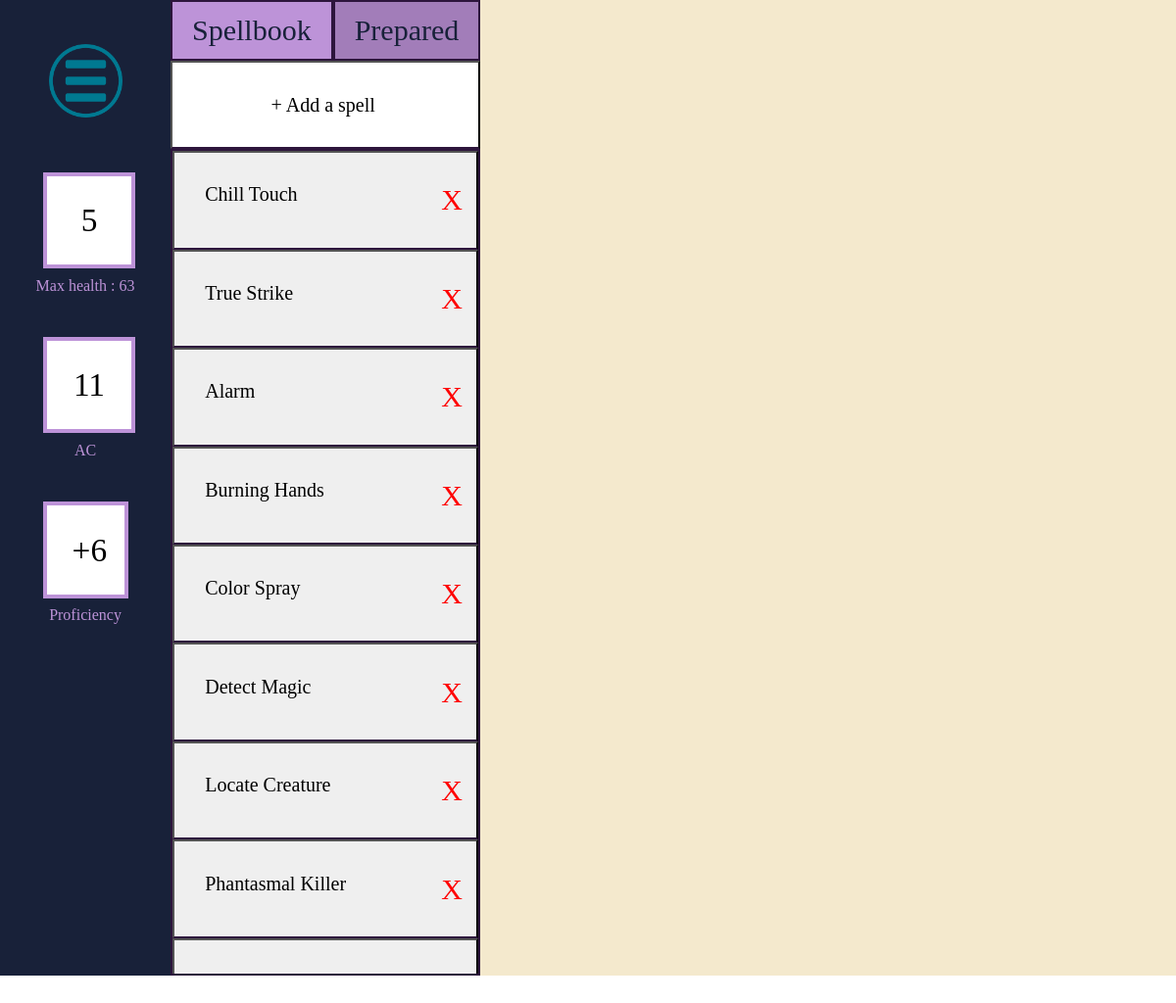
/character_spells/37/0 (signed in), run on the app's committed database.
### tables this page shows
CREATE TABLE "Spell" (
    Spell_Id INTEGER NOT NULL PRIMARY KEY ASC
, `Level` INTEGER, `Name` TEXT, "School" TEXT, `Time` TEXT, `Range` TEXT, `Components` TEXT, Duration TEXT, Description TEXT);

### routes.py (the view, shortened to what this page needs)
@app.route('/character_spells/<id>/<category>')
def character_spells(id, category):
    conn = sqlite3.connect(db)
    cur = conn.cursor()
    cur.execute('''SELECT Character.Class,Character.User_Id,Class.Name,
                Character.HP,Character.Current_HP,Character.AC,
                Character.Level FROM Character JOIN Class ON
                 Character.Class = Class.Class_Id WHERE
                 Character_Id = ?''', (id,))
    character_data = cur.fetchone()
    if character_data is None:
        abort(404)
    elif ('user_id' not in session) or character_data[1] != session['user_id']:
        abort(403)
    caster = 1
    if character_data[0] in [2, 5, 6, 9]:
        return redirect(f"/character/{id}")
    elif character_data[0] in [1, 3, 4, 10, 12]:
        caster = 0
    elif character_data[0] == 11:
        caster = 2
    if category == "0" or (category == "1" and character_data[0] == 12):
        category = int(category)
    else:
        abort(404)
    spellData = []
    unknowns = []
    if category == 0:
        cur.execute('''SELECT * FROM Spell WHERE Spell_Id in
                    (SELECT Spell_Id FROM SpellCharacter WHERE Character_Id = ?)
                    ORDER BY Level''', (id,))
        spellData = cur.fetchall()
        cur.execute('''SELECT Spell_Id,Name,Level FROM Spell WHERE Spell_Id IN
                    (SELECT Spell_Id FROM SpellClass WHERE Class_Id = ? AND
                    Spell_Id AND NOT Spell_Id In (SELECT Spell_Id FROM
                    SpellCharacter WHERE Character_Id = ?) AND Level <= ?)
                    ORDER BY Level''',
                    (character_data[0], id,
                     caster_spells[caster][character_data[6]-1]))
        unknowns = cur.fetchall()
    resetSession()
    other_values = [id, character_data[3], character_data[4],
                    character_data[5], ((character_data[6]-1)//4)+2,
                    character_data[1], character_data[0], character_data[6]]
    return render_template('CharacterSpells.html', other_values=other_values,
                           spellData=spellData,
                           unknownSpells=unknowns,
                           category=category)

### routes.py (called while the page is built)
def resetSession():
    if 'user_id' in session:
        placeholder = session['user_id']
    else:
        placeholder = None
    session.clear()
    collect()
    if placeholder is not None:
        session['user_id'] = placeholder

### templates/CharacterSpells.html (shortened to what this page needs)
{% extends 'sheetLayout.html' %}
{% block content %}
    <div class="spell-main">
        <div>
            {% if other_values[6] == 12 %}
            <div class = "wizardSpellSwitcher">
                <a href = "{{ url_for('character_spells', id=other_values[0], category = 0)}}">
                    <button type="submit" class = "submit" style="width:100%; {% if category == 1 %} background-color: #a27db9; {% endif %}">Spellbook</button>
                </a>
                <a href = "{{ url_for('character_spells', id=other_values[0], category = 1)}}">
                    <button type="submit" class = "submit" style="width:100%; {% if category == 0 %} background-color: #a27db9; {% endif %}">Prepared</button>
                </a>
            </div>
            {% endif %}
            <div id="unknownSpellsToggle" class="toggle-button" data-category = {{category}}>
                <button class = "known-spell-button" style = "background-color: white; text-align: center;">+ Add a spell</button>
            </div>
            <div class="spells-list" id = "spells-list">
                {% for spell in spellData %}
                    <button class="known-spell-button" data-id="{{ spell[0] }}" data-spell='{{ spell | tojson }}' id = {{spell[0]}}><div>{{ spell[2] }}</div><div class = "spell_cross">X</div></button>
                {% endfor %}
            </div>
        </div>
        <div class = "spell-description-container" id="spell-info">
        </div>
        </div>
{% endblock %}

### static/styles.css (style rules this page uses)
body { margin: 0px; height: 70vw; }
.submit { min-height: 50px; font-size: 30px; padding: 12px; padding-left: 20px; padding-right: 20px; background-color: #bd93d8; color: #182139; font-family: "Bree Serif", serif; border:#2d153c solid 2px; }
.spell-description-container { text-align: left; padding: 30px; padding-top:0px; }
.spell-main { text-align: center; display: grid; grid-template-columns: 1fr 3fr; }
.spells-list { overflow-y: scroll; height: 70vw; background-color: white; border: #2d153c 2px solid; scrollbar-color: #5eb8ca rgb(231, 231, 231); }
.known-spell-button { width: 100%; background-color: none; border-bottom: #2d153c 2px solid; padding: 10%; padding-right:3%; font-size: 20px; font-family: "Bree Serif", serif; display: grid; text-align: left; grid-template-columns: 9fr 1fr; }
.spell_cross { color:red; align-self: right; font-size: 30px; }
.wizardSpellSwitcher { display: grid; grid-template-columns: 1fr 1fr; width: 100%; }

### data on the page
Spell: Name "Chill Touch"
Spell: Name "True Strike"
Spell: Name "Alarm"
Spell: Name "Burning Hands"
Spell: Name "Color Spray"
Spell: Name "Detect Magic"
Spell: Name "Locate Creature"
Spell: Name "Phantasmal Killer"

### other printed values
{{ other_values[1] }} "63"
{{ other_values[4] }} "6"
